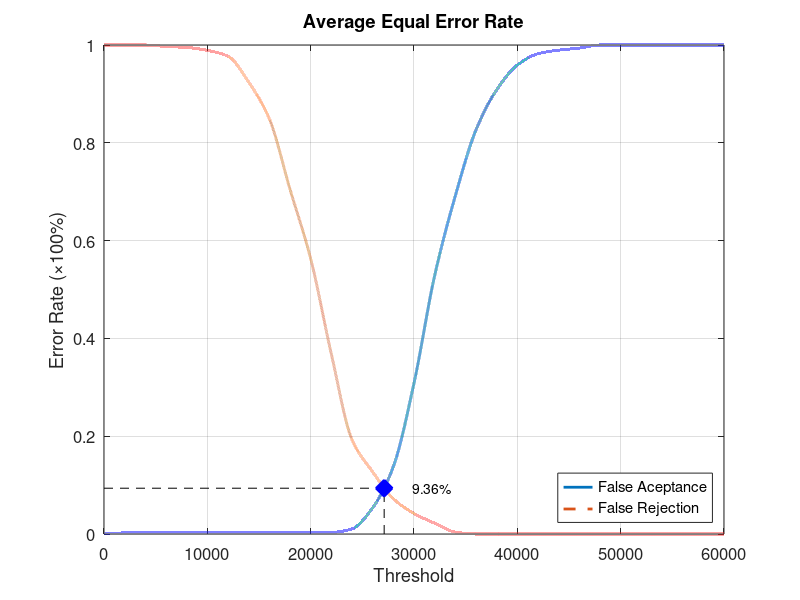
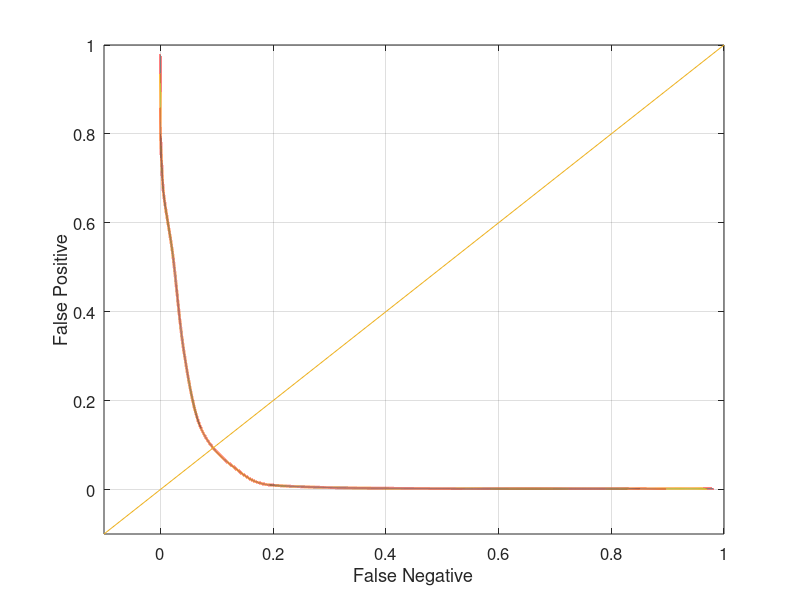

MATLAB code for these plots, in order:
function yEER = Database1Average
close all;
clear;
clc;
x = 0:2000:60000;
xq = 0:0.5:60000;

y0 = [0 0.00210526 0.00210526 0.00210526 0.00210526 0.00210526 0.00210526 0.00210526 0.00210526 0.00210526 0.00210526 0.0031579 0.0105263 0.0536842 0.137895 0.308421 0.528421 0.691579 0.826316 0.908421 0.958947 0.982105 0.989474 0.993684 1 1 1 1 1 1 1];
yy0 = interp1(x, y0, xq, 'pchip');
y1 = [1 1 1 0.997 0.995 0.989 0.977 0.924 0.849 0.705 0.563 0.368 0.193 0.127 0.072 0.042 0.022 0.004 0 0 0 0 0 0 0 0 0 0 0 0 0];
yy1 = interp1(x, y1, xq, 'pchip');

% Calculating EER: 
y2 = abs(y0 - y1);
find(y2 == min(y2))
yy2 = abs(yy0 - yy1);
xEER = find(yy2 == min(yy2));
xEERIndex = xq(xEER) % X-axis EER
yEER = yy0(xEER) % Y-axis EER

main = figure
plot(xq, yy0,'-','LineWidth', 2);	hold on
plot(xq, yy1,'--','LineWidth', 2);	hold on
plot([xEERIndex xEERIndex], [0 yEER], 'k--');	hold on
plot([0 xEERIndex], [yEER yEER], 'k--');	hold on
plot(xEERIndex, yEER, 'bx', 'LineWidth', 10);	hold on
text(xEERIndex + 10 * xEERIndex / 100, yEER, [num2str(round((10000 * yEER)) / 100) '%'])
legend('False Aceptance', 'False Rejection', 'Location', 'SouthEast')
xlabel('Threshold')
ylabel('Error Rate (\times100%)')
title('Average Equal Error Rate')
set(gca, 'FontSize', 12)
axis([0 60000 0 1])
grid on

print(main, 'Database1AverageMain', '-dpng');
FNRxFPR = figure('Color', [1 1 1]);
plot(yy1, yy0, '-', yy1, yy0, 'LineWidth', 2);
hold on
y = -0.1:0.1:1
plot(y, y); 
set(gca, 'FontSize', 12)
xlabel('False Negative')
ylabel('False Positive')
axis([-0.1 1 -0.1 1])
set(gca, 'FontSize', 12)
grid on

print(FNRxFPR, 'Database1AverageFNRxFPR','-dpng');
end
